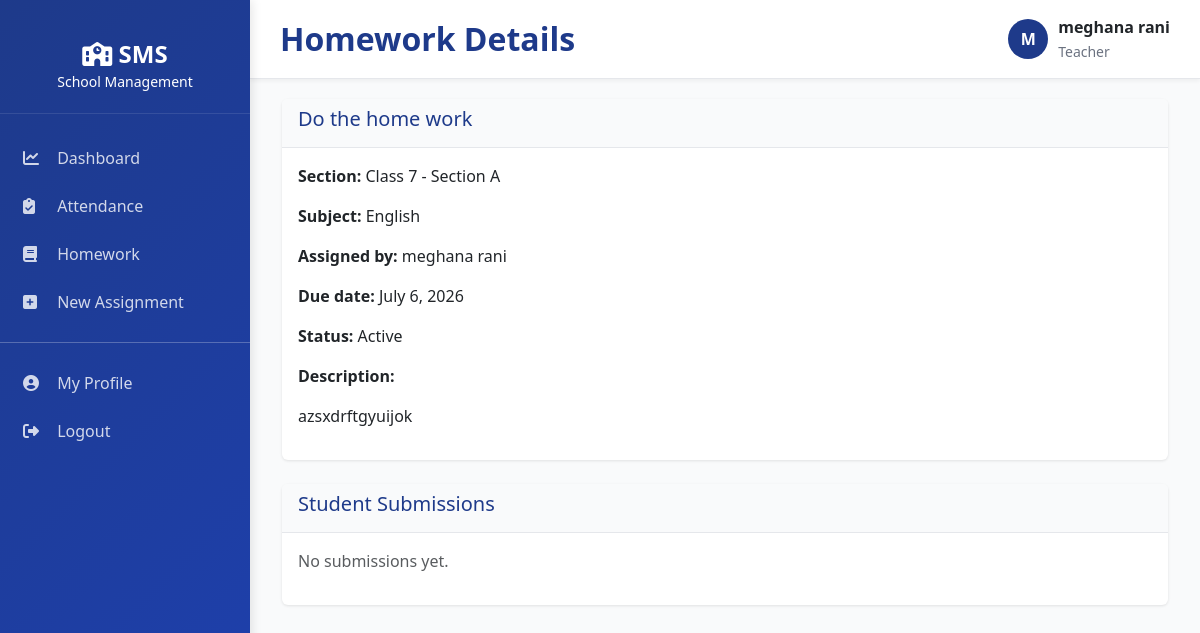
The app's page /homework/3/ (signed in) with its own data.
### apps/accounts/models.py (models this page shows, shortened)
class UserProfile(models.Model):
    USER_ROLES = (
        ('super_admin', 'Super Admin'),
        ('school_admin', 'School Admin'),
        ('principal', 'Principal'),
        ('teacher', 'Teacher'),
        ('student', 'Student'),
        ('parent', 'Parent'),
        ('accountant', 'Accountant'),
        ('librarian', 'Librarian'),
    )
    GENDER_CHOICES = (
        ('M', 'Male'),
        ('F', 'Female'),
        ('O', 'Other'),
    )
    user = models.OneToOneField(
        User,
        on_delete=models.CASCADE,
        related_name='profile'
    )
    role = models.CharField(
        max_length=30,
        choices=USER_ROLES,
        default='student'
    )
    school_id = models.CharField(
        max_length=50,
        null=True,
        blank=True
    )
    school_name = models.CharField(
        max_length=255,
        blank=True,
        null=True
    )
    phone = models.CharField(
        max_length=20,
        blank=True,
        null=True
    )
    address = models.TextField(
        blank=True,
        null=True
    )
    city = models.CharField(
        max_length=100,
        blank=True,
        null=True
    )
    state = models.CharField(
        max_length=100,
        blank=True,
        null=True
    )
    country = models.CharField(
        max_length=100,
        default='India',
        blank=True,
        null=True
    )
    zip_code = models.CharField(
        max_length=10,
        blank=True,
        null=True
    )
    gender = models.CharField(
        max_length=1,
        choices=GENDER_CHOICES,
        blank=True,
        null=True
    )
    dob = models.DateField(
        blank=True,
        null=True
    )
    photo = models.ImageField(
        upload_to='profile_photos/',
        blank=True,
        null=True,
        validators=[
            FileExtensionValidator(
                allowed_extensions=['jpg', 'jpeg', 'png']
            )
        ]
    )
    is_active = models.BooleanField(default=True)
    created_at = models.DateTimeField(
        auto_now_add=True
    )
    updated_at = models.DateTimeField(
        auto_now=True
    )
    class Meta:
        ordering = ['-created_at']

### apps/homework/models.py (models this page shows, shortened)
class Homework(models.Model):
    STATUS_CHOICES = (
        ('active', 'Active'),
        ('closed', 'Closed'),
        ('archived', 'Archived'),
    )
    section = models.ForeignKey('classes.Section', on_delete=models.CASCADE, related_name='homework_assignments')
    subject = models.ForeignKey('classes.Subject', on_delete=models.CASCADE)
    teacher = models.ForeignKey('teachers.Teacher', on_delete=models.CASCADE)
    title = models.CharField(max_length=200)
    description = models.TextField()
    attachment = models.FileField(upload_to='homework/', blank=True)
    set_date = models.DateField(auto_now_add=True)
    due_date = models.DateField()
    status = models.CharField(max_length=20, choices=STATUS_CHOICES, default='active')
    class Meta:
        ordering = ['-due_date']

### apps/classes/models.py (models this page shows, shortened)
class Section(models.Model):
    class_model = models.ForeignKey(ClassModel, on_delete=models.CASCADE, related_name='sections')
    name = models.CharField(max_length=50)
    class_teacher = models.ForeignKey('teachers.Teacher', on_delete=models.SET_NULL, null=True, blank=True, related_name='class_sections')
    capacity = models.PositiveIntegerField(default=50)
    is_active = models.BooleanField(default=True)
    created_at = models.DateTimeField(auto_now_add=True)
    updated_at = models.DateTimeField(auto_now=True)
    class Meta:
        ordering = ['class_model', 'name']
        unique_together = ['class_model', 'name']
    def __str__(self):
        return f"Class {self.class_model.standard} - Section {self.name}"

class ClassModel(models.Model):
    name = models.CharField(max_length=50)
    standard = models.PositiveIntegerField()
    description = models.TextField(blank=True)
    class_incharge = models.ForeignKey(
        'teachers.Teacher',
        on_delete=models.SET_NULL,
        null=True,
        blank=True,
        related_name='incharge_classes'
    )
    is_active = models.BooleanField(default=True)
    created_at = models.DateTimeField(auto_now_add=True)
    updated_at = models.DateTimeField(auto_now=True)
    class Meta:
        ordering = ['standard']
        unique_together = ['standard']

class Subject(models.Model):
    name = models.CharField(max_length=100)
    code = models.CharField(max_length=20, unique=True)
    description = models.TextField(blank=True)
    is_active = models.BooleanField(default=True)
    created_at = models.DateTimeField(auto_now_add=True)
    updated_at = models.DateTimeField(auto_now=True)
    class Meta:
        ordering = ['name']

### apps/teachers/models.py (models this page shows, shortened)
class Teacher(models.Model):
    GENDER_CHOICES = (
        ('M', 'Male'),
        ('F', 'Female'),
        ('O', 'Other'),
    )
    BLOOD_GROUP_CHOICES = (
        ('O+', 'O+'),
        ('O-', 'O-'),
        ('A+', 'A+'),
        ('A-', 'A-'),
        ('B+', 'B+'),
        ('B-', 'B-'),
        ('AB+', 'AB+'),
        ('AB-', 'AB-'),
    )
    user = models.OneToOneField(User, on_delete=models.CASCADE, related_name='teacher_profile')
    login_username = models.CharField(max_length=150, unique=True, blank=True, null=True)
    login_password = models.CharField(max_length=128, blank=True)  # store hashed password
    employee_id = models.CharField(max_length=20, unique=True)
    phone = models.CharField(max_length=20)
    address = models.TextField()
    gender = models.CharField(max_length=1, choices=GENDER_CHOICES)
    blood_group = models.CharField(max_length=3, choices=BLOOD_GROUP_CHOICES, blank=True)
    dob = models.DateField()
    photo = models.ImageField(
        upload_to='teacher_photos/',
        validators=[FileExtensionValidator(allowed_extensions=['jpg', 'jpeg', 'png'])]
    )
    aadhar = models.CharField(max_length=12, unique=True, blank=True)
    pan = models.CharField(max_length=10, unique=True, blank=True)
    qualification = models.CharField(max_length=100)
    specialization = models.ForeignKey('classes.Subject', on_delete=models.SET_NULL, null=True, blank=True)
    experience_years = models.PositiveIntegerField(default=0)
    joining_date = models.DateField()
    base_salary = models.DecimalField(max_digits=10, decimal_places=2, default=0)
    is_active = models.BooleanField(default=True)
    created_at = models.DateTimeField(auto_now_add=True)
    updated_at = models.DateTimeField(auto_now=True)
    class Meta:
        ordering = ['-created_at']

### apps/homework/views.py (the view)
# urls.py: path('<int:pk>/', views.homework_detail, name='detail'),
@login_required(login_url='login')
def homework_detail(request, pk):
    homework = get_object_or_404(Homework, pk=pk)
    submissions = StudentSubmission.objects.filter(homework=homework)
    context = {'homework': homework, 'submissions': submissions}
    return render(request, 'homework/detail.html', context)

### apps/accounts/context_processors.py (called while the page is built)
def user_context(request):
    context = {}
    if request.user.is_authenticated:
        try:
            context['user_profile'] = request.user.profile
            context['user_role'] = request.user.profile.get_role_display()
        except:
            pass
    return context

### templates/homework/detail.html (shortened to what this page needs)
{% extends "base/layout.html" %}
{% block page_title %}Homework Details{% endblock %}
{% block content %}
<div class="container-fluid">
    <div class="card mb-4">
        <div class="card-header">
            <h5>{{ homework.title }}</h5>
        </div>
        <div class="card-body">
            <p><strong>Section:</strong> {{ homework.section }}</p>
            <p><strong>Subject:</strong> {{ homework.subject.name }}</p>
            <p><strong>Assigned by:</strong> {{ homework.teacher.user.get_full_name }}</p>
            <p><strong>Due date:</strong> {{ homework.due_date }}</p>
            <p><strong>Status:</strong> {{ homework.get_status_display }}</p>
            <p><strong>Description:</strong></p>
            <p>{{ homework.description }}</p>
        </div>
    </div>
    <div class="card">
        <div class="card-header">
            <h5>Student Submissions</h5>
        </div>
        <div class="card-body">
            {% if submissions %}
            <div class="table-responsive">
                <table class="table table-hover">
                    <thead>
                        <tr>
                            <th>Student</th>
                            <th>Submitted</th>
                            <th>Marks</th>
                            <th>Remarks</th>
                            <th>File</th>
                        </tr>
                    </thead>
                    <tbody>
                        {% for submission in submissions %}
                        <tr>
                            <td>{{ submission.student.user.get_full_name }}</td>
                            <td>{{ submission.submission_date }}</td>
                            <td>{{ submission.marks|default:"-" }}</td>
                            <td>{{ submission.remarks|default:"-" }}</td>
                            <td>
                                {% if submission.submission_file %}
                                <a href="{{ submission.submission_file.url }}" target="_blank">Download</a>
                                {% else %}
                                -
                                {% endif %}
                            </td>
                        </tr>
                        {% endfor %}
                    </tbody>
                </table>
            </div>
            {% else %}
            <p class="text-muted">No submissions yet.</p>
            {% endif %}
        </div>
    </div>
</div>
{% endblock %}

### templates/base/layout.html (shortened to what this page needs)
<!DOCTYPE html>
<html lang="en">
<head>
    <link href="https://cdn.jsdelivr.net/npm/bootstrap@5.3.0/dist/css/bootstrap.min.css" rel="stylesheet">
    <link rel="stylesheet" href="https://cdnjs.cloudflare.com/ajax/libs/font-awesome/6.4.0/css/all.min.css">
</head>
<body>
{% if user.is_authenticated %}
<div class="sidebar">
    <div class="sidebar-header">
        <h4>
            <i class="fas fa-school"></i> SMS
        </h4>
        <small>School Management</small>
    </div>
    <ul class="sidebar-menu">
        {% if user_profile.role == 'super_admin' or user_profile.role == 'school_admin' %}
            <li><a href="{% url 'dashboard:admin_dashboard' %}"><i class="fas fa-chart-line"></i> Dashboard</a></li>
            <li><a href="{% url 'students:list' %}"><i class="fas fa-user-graduate"></i> Students</a></li>
            <li><a href="{% url 'teachers:list' %}"><i class="fas fa-chalkboard-user"></i> Teachers</a></li>
            <li><a href="{% url 'classes:list' %}"><i class="fas fa-building"></i> Classes</a></li>
            <li><a href="{% url 'attendance:student_attendance' %}"><i class="fas fa-clipboard-check"></i> Attendance</a></li>
        {% elif user_profile.role == 'teacher' %}
            <li><a href="{% url 'dashboard:teacher_dashboard' %}"><i class="fas fa-chart-line"></i> Dashboard</a></li>
            <li><a href="{% url 'attendance:student_attendance' %}"><i class="fas fa-clipboard-check"></i> Attendance</a></li>
            <li><a href="{% url 'homework:list' %}"><i class="fas fa-book"></i> Homework</a></li>
            <li><a href="{% url 'homework:create_assignment' %}"><i class="fas fa-plus-square"></i> New Assignment</a></li>
        {% elif user_profile.role == 'student' %}
            <li><a href="{% url 'dashboard:student_dashboard' %}"><i class="fas fa-chart-line"></i> Dashboard</a></li>
            <li><a href="{% url 'homework:list' %}"><i class="fas fa-book"></i> Homework</a></li>
            <li><a href="{% url 'students:student_assignments' %}"><i class="fas fa-book-open"></i> Assignments</a></li>
        {% endif %}
        <hr style="background: rgba(255,255,255,0.2);">
        <li>
            <a href="{% url 'accounts:profile' %}">
                <i class="fas fa-user-circle"></i> My Profile
            </a>
        </li>
        <li>
            <a href="{% url 'accounts:logout' %}">
                <i class="fas fa-sign-out-alt"></i> Logout
            </a>
        </li>
    </ul>
</div>
<div class="main-content">
    <div class="topbar">
        <div class="topbar-left">
            <h2>
                {% block page_title %}{% endblock %}
            </h2>
        </div>
        <div class="topbar-right">
            <div class="user-menu">
                <div class="user-avatar">
                    {{ user.first_name|slice:":1"|upper }}
                </div>
                <div>
                    <div style="font-weight:600;">
                        {{ user.get_full_name }}
                    </div>
                    <small style="color:#6b7280;">
                        {{ user_profile.get_role_display }}
                    </small>
                </div>
            </div>
        </div>
    </div>
    {% block content %}
    {% endblock %}
</div>
{% else %}
{% block auth_content %}
{% endblock %}
{% endif %}
</body>
</html>

### templates/base/layout.html (style rules this page uses)
:root { --primary-color: #1e3a8a; --secondary-color: #0f766e; --danger-color: #dc2626; --warning-color: #d97706; --success-color: #059669; --light-bg: #f9fafb; --border-color: #e5e7eb; }
* { margin: 0; padding: 0; box-sizing: border-box; }
body { font-family: 'Segoe UI', Tahoma, Geneva, Verdana, sans-serif; background-color: var(--light-bg); }
.sidebar { background: linear-gradient(135deg, var(--primary-color) 0%, #1e40af 100%); min-height: 100vh; position: fixed; left: 0; top: 0; width: 250px; padding: 20px 0; color: white; box-shadow: 2px 0 10px rgba(0,0,0,0.1); overflow-y: auto; }
.sidebar-header { padding: 20px; text-align: center; border-bottom: 1px solid rgba(255,255,255,0.1); margin-bottom: 20px; }
.sidebar-header h4 { margin: 0; font-weight: 700; }
.sidebar-menu { list-style: none; padding: 0; }
.sidebar-menu li { margin: 0; }
.sidebar-menu a { display: block; padding: 12px 20px; color: rgba(255,255,255,0.8); text-decoration: none; transition: 0.3s; border-left: 3px solid transparent; }
.sidebar-menu a i { margin-right: 10px; width: 20px; }
.main-content { margin-left: 250px; padding: 20px; }
.topbar { background: white; padding: 15px 30px; border-bottom: 1px solid var(--border-color); display: flex; justify-content: space-between; align-items: center; margin: -20px -20px 20px -20px; box-shadow: 0 2px 4px rgba(0,0,0,0.05); }
.topbar-left h2 { margin: 0; color: var(--primary-color); font-weight: 700; }
.topbar-right { display: flex; align-items: center; gap: 20px; }
.user-menu { display: flex; align-items: center; gap: 10px; }
.user-avatar { width: 40px; height: 40px; border-radius: 50%; background: var(--primary-color); display: flex; align-items: center; justify-content: center; color: white; font-weight: 700; }
.card { border: none; box-shadow: 0 1px 3px rgba(0,0,0,0.1); margin-bottom: 20px; transition: 0.3s; }
.card-header { background: var(--light-bg); border-bottom: 1px solid var(--border-color); font-weight: 600; color: var(--primary-color); }

### records on screen
UserProfile: role "Teacher"
Homework: title "Do the home work", section "Class 7 - Section A", subject.name "English", teacher.user.get_full_name "meghana rani", due_date "July 6, 2026", status "Active", description "azsxdrftgyuijok"

### other values on screen
{{ user.first_name|slice:":1"|upper }} "M"
{{ user.get_full_name }} "meghana rani"
